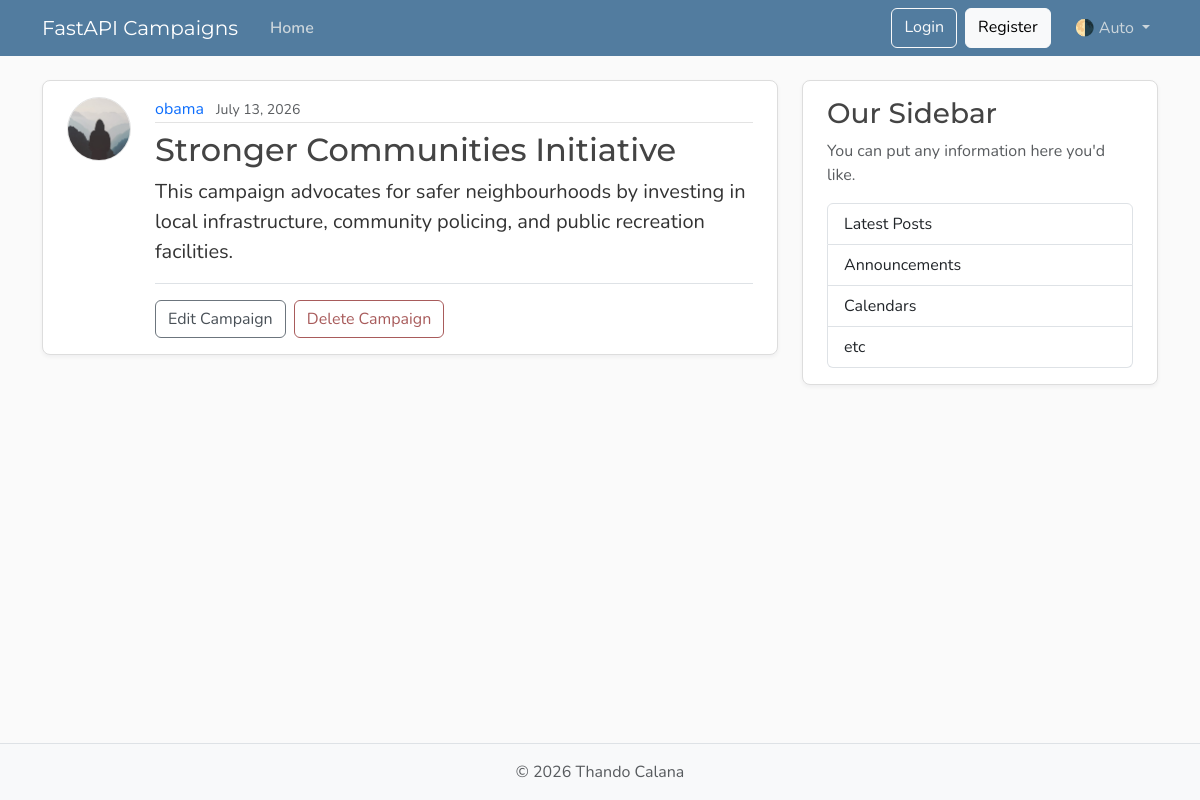
The app's page /campaigns/2, older data.
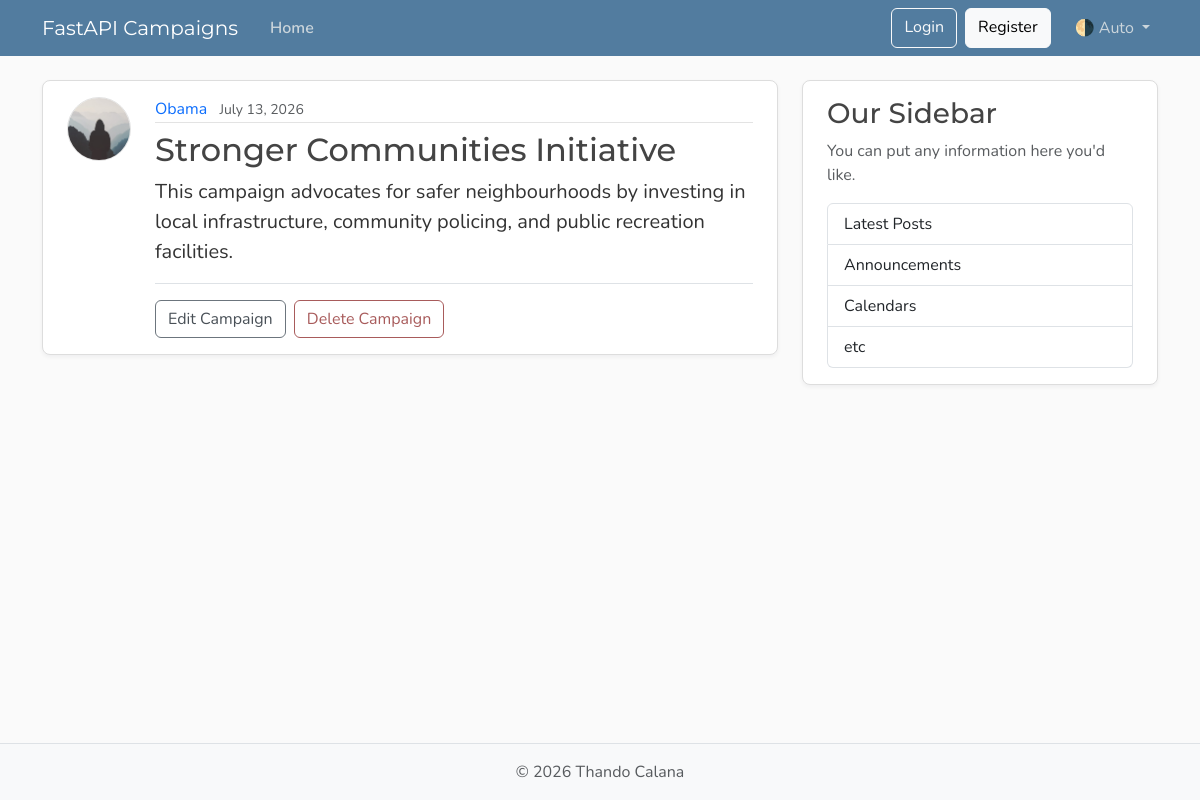
The same page, newer data.
### models.py (models this page shows, shortened)
class Users(Base):
    __tablename__ = "users"
    user_id: Mapped[int] = mapped_column(Integer, primary_key=True, nullable=False)
    username: Mapped[str] = mapped_column(String, nullable=False)
    email: Mapped[str] = mapped_column(String, nullable=False)
    profile_pic: Mapped[str | None] = mapped_column(
        String(200), nullable=True, default=None
    )
    campaigns: Mapped[list[Campaigns]] = relationship(
        back_populates="author",
        cascade="all, delete-orphan",  # if author user is deleted, all posts of that user will also be deleted
    )

### main.py (the view)
@app.get(
    path="/campaigns/{campaign_id}",
    name="campaign",
    description="Get a campaign by its ID",
    include_in_schema=False,
)
async def campaign_page(
    request: Request, campaign_id: int, db: Annotated[AsyncSession, Depends(get_db)]
):
    results = await db.execute(
        select(models.Campaigns)
        .options(selectinload(models.Campaigns.author))
        .where(models.Campaigns.campaign_id == campaign_id)
    )
    campaigns = results.scalars()
    for campaign in campaigns:
        if campaign_id == campaign.campaign_id:
            title = campaign.campaign_name
            return templates.TemplateResponse(
                request, "campaign.html", {"campaign": campaign, "title": title}
            )
    raise HTTPException(
        status_code=status.HTTP_404_NOT_FOUND, detail="No campaign Found"
    )

### templates/campaign.html (shortened to what this page needs)
{% extends "layout.html" %} {% block content %}
<article class="content-section py-3 px-4 mb-4">
  <div class="d-flex align-items-start gap-4">
    <img
      class="rounded-circle article-img flex-shrink-0"
      src="{{ campaign.author.img_path }}"
      alt="{{ campaign.author.username }}'s profile picture"
      width="64"
      height="64"
      loading="lazy" />
    <div class="flex-grow-1">
      <div class="article-metadata mb-2">
        <a class="me-2" href="#">{{ campaign.author.username }}</a>
        <small class="text-body-secondary"
          >{{ campaign.created_at.strftime("%B %d, %Y") }}</small
        >
      </div>
      <h2 class="article-title">{{ campaign.campaign_name }}</h2>
      <p class="article-content">{{ campaign.campaign_details }}</p>
      <div class="post-actions mt-3 pt-3 border-top">
        <a class="btn btn-outline-secondary me-1" href="#">Edit Campaign</a>
        <button
          type="button"
          class="btn btn-outline-danger"
          data-bs-toggle="modal"
          data-bs-target="#deleteModal">
          Delete Campaign
        </button>
      </div>
    </div>
  </div>
</article>
{% endblock content %}

Row changes from the older to the newer data that the page shows:
changed Users: author.username "obama" → "Obama"
